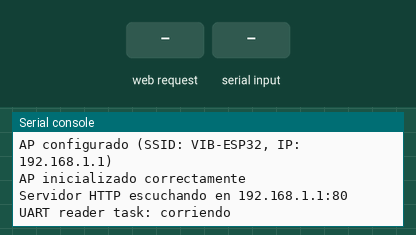
The program below on a simulated Raspberry Pi Pico running MicroPython. Parts: the last lines printed to the serial console. Inputs (shaded band) come from the test bench. The board's own WiFi access point starts at once; threads take turns every 2 ms; files that are not in the repository are absent.

Above: at 1.2 s.
1.3 s: HTTP request GET /? received
At 1.7 s:
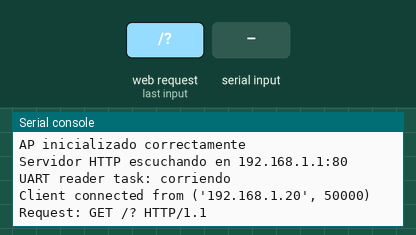
2.8 s: "VIB,\n" received over the second serial link
At 4.0 s:
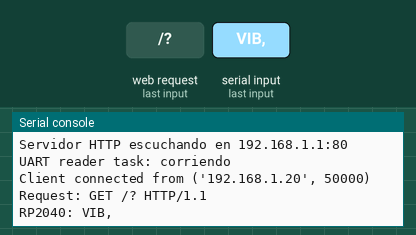
4.3 s: HTTP request GET /index.htm received
At 5.2 s:
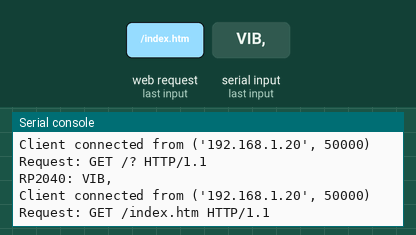
5.8 s: "5\n" received over the second serial link
At 6.4 s:
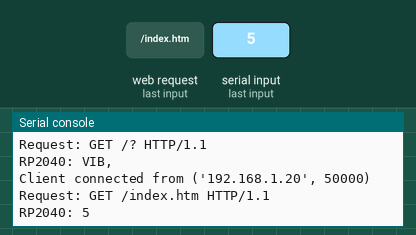
7.3 s: HTTP request GET / received
At 8.5 s:
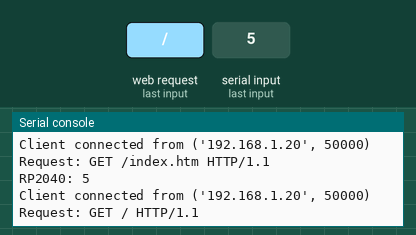
8.8 s: HTTP request GET /index.html received
At 9.9 s:
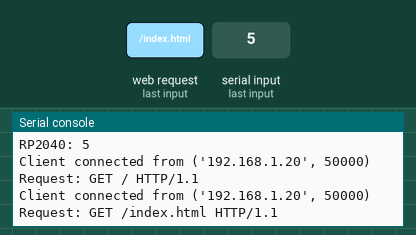

Measured:
- after the input at 1.3 s, the serial console: prints a new line at once (image 1)
- after the input at 2.8 s, the serial console: prints a new line at once (image 2)
- after the input at 4.3 s, the serial console: prints a new line at once (image 3)
- after the input at 5.8 s, the serial console: prints a new line at once (image 4)
- after the input at 7.3 s, the serial console: prints a new line at once (image 5)
- after the input at 8.8 s, the serial console: prints a new line at once (image 6)

The program:

main.py
```python
# ==============================================
# Analizador de vibraciones distribuido
# ESP32 (MicroPython)
#
# - Lee tramas "VIB,..." por UART desde RP2040
# - Envía comandos de velocidad al RP2040
# - Crea un AP Wi-Fi
# - Servidor HTTP
# ==============================================

import network
import usocket
import machine
import utime
import _thread
import ujson

# ##################################
# Configuración UART
# ##################################

# ID de UART y parámetros
UART_ID   = 2
UART_BAUD = 115200

# Pines TX/RX del ESP32 que van conectados al RP2040
UART_TX_PIN = 17
UART_RX_PIN = 16

# ##################################
# Variables globales
# ##################################

uart   = None         # Dispositivo UART hacia RP2040
ap     = None         # Punto de acceso WiFi
s_web  = None         # Socket del servidor web

lkUART = _thread.allocate_lock()  # Lock para proteger acceso a UART
lkVib  = _thread.allocate_lock()  # Lock para proteger estructura de mediciones

# Estructura con la última medición recibida desde el RP2040
ultima_vib = {
    "frec_pico":   0.0,
    "amp_pico":    0.0,
    "rms_bajo":    0.0,
    "rms_medio":   0.0,
    "rms_alto":    0.0,
    "t_fft_ms":    0.0, # tiempo de la FFT en ms
    "ts_ms":       0,   # tiempo en ms desde la última actualización
    "vel_motor":   0    # último valor de velocidad enviado al RP2040
}

# ##################################
# Configuración de UART
# ##################################

def setupUART():
    global uart

    tx = machine.Pin(UART_TX_PIN, machine.Pin.OUT)
    rx = machine.Pin(UART_RX_PIN, machine.Pin.IN)

    uart = machine.UART(
        UART_ID,
        baudrate = UART_BAUD,
        tx = UART_TX_PIN,
        rx = UART_RX_PIN,
        timeout = 100,      # Tiempo máximo (ms) que esperará lectura completa
        timeout_char = 10   # Tiempo máximo entre caracteres
    )
    print("UART ESP32 lista @", UART_BAUD)
# end def

# ##################################
# Configuración WiFi en modo AP
# ##################################

def setupWiFiAP():
    global ap
    ap = network.WLAN(network.AP_IF)
    ap.active(False)

    # SSID y contraseña del AP
    ap.config(
        ssid     = "VIB-ESP32",
        security = network.AUTH_WPA2_PSK,
        key      = "12345678",
    )

    ap.active(True)

    ap.ifconfig(('192.168.1.1', '255.255.255.0',
                 '192.168.1.1', '192.168.1.1'))

    # Nombre
    network.hostname('Motor')
    print("AP configurado (SSID: VIB-ESP32, IP: 192.168.1.1)")
# end def

# ##################################
# Configuración de sockets (servidor HTTP)
# ##################################

def setupSockets():
    global s_web

    # Esperar a que el AP esté activo
    while not ap.active():
        utime.sleep(0.25)
    print("AP inicializado correctamente")

    s_web = usocket.socket(usocket.AF_INET, usocket.SOCK_STREAM)
    ip = ap.ifconfig()[0]
    s_web.bind((ip, 80))
    s_web.listen(1)
    print(f"Servidor HTTP escuchando en {ip}:80")
# end def

# ##################################
# Envío de velocidad al RP2040
# ##################################

def enviar_velocidad_motor(vel):

    # Se envía un comando de velocidad al RP2040 en el formato

    try:
        vel_int = int(vel)
    except:
        return False

    if vel_int < 0:
        vel_int = 0
    if vel_int > 100:
        vel_int = 100

    linea = "VEL,{}\n".format(vel_int)

    # Región crítica UART
    with lkUART:
        try:
            uart.write(linea.encode("utf-8"))
        except:
            return False

    # Se guarda el último valor enviado
    with lkVib:
        ultima_vib["vel_motor"] = vel_int

    print("UART ESP32 =>", linea.strip())
    return True
# end def

# ##################################
# Tratamiento de líneas VIB de RP2040
# ##################################

def parse_vib_linea(s):
    """
    Esperamos líneas del tipo:
        VIB,frec_pico,amp_pico,rms_bajo,rms_medio,rms_alto,t_fft
    """
    if not s.startswith("VIB,"):
        return

    partes = s.split(",")
    if len(partes) != 7:
        return

    try:
        frec_pico  = float(partes[1])
        amp_pico   = float(partes[2])
        rms_bajo   = float(partes[3])
        rms_medio  = float(partes[4])
        rms_alto   = float(partes[5])
        t_fft_ms   = float(partes[6])
    except:
        return

    ts = utime.ticks_ms()

    with lkVib:
        ultima_vib["frec_pico"]  = frec_pico
        ultima_vib["amp_pico"]   = amp_pico
        ultima_vib["rms_bajo"]   = rms_bajo
        ultima_vib["rms_medio"]  = rms_medio
        ultima_vib["rms_alto"]   = rms_alto
        ultima_vib["t_fft_ms"]   = t_fft_ms
        ultima_vib["ts_ms"]      = ts
# end def


def uartReaderTask(arg):
    print("UART reader task: corriendo")
    while True:
        utime.sleep(0.001)

        # Región crítica UART para lectura
        with lkUART:
            linea = uart.readline()

        if not linea:
            continue

        try:
            s = linea.decode("utf-8").strip()
        except:
            continue

        if not s:
            continue

        print(f"RP2040: {s}")
        parse_vib_linea(s)
# end def

# ##################################
# Utilidades para parsear URI
# ##################################

def indexOf(s, c, offset=0):
    for i in range(offset, len(s)):
        if s[i] == c:
            return i
    return -1
# end def


def fetchUriParams(sreq):
    print(f"fetchUriParams over {sreq}")
    up = {}

    qmpos = indexOf(sreq, '?')
    if qmpos == -1:
        print("up:", up)
        return up

    parts = sreq[qmpos+1:].split('&')
    for p in parts:
        pparts = p.split('=', 2)
        key = pparts[0]
        value = pparts[1] if len(pparts) > 1 else None
        up[key] = value

    print("up:", up)
    return up
# end def

# ##################################
# Rutas auxiliares: /data y /vel
# ##################################

def serveData():
    with lkVib:
        data = dict(ultima_vib)

    body = ujson.dumps(data)
    payload = (
        "HTTP/1.1 200 OK\r\n"
        "Content-Type: application/json\r\n"
        "Cache-Control: no-cache\r\n\r\n"
        + body
    )
    return payload
# end def


def serveVel(sreq):
    up = fetchUriParams(sreq)

    if "vel" not in up or up["vel"] is None:
        return (
            "HTTP/1.1 400 Bad Request\r\n"
            "Content-Type: text/plain\r\n\r\n"
            "BAD REQUEST\n"
        )

    ok = enviar_velocidad_motor(up["vel"])

    if ok:
        return (
            "HTTP/1.1 200 OK\r\n"
            "Content-Type: text/plain\r\n\r\n"
            "OK\n"
        )
    else:
        return (
            "HTTP/1.1 500 Internal Server Error\r\n"
            "Content-Type: text/plain\r\n\r\n"
            "ERROR\n"
        )
# end def

# ##################################
# Generación de la página principal
# ##################################

def webpage():
    try:
        with open("index.html", "r") as f:
            body = f.read()
    except:
        return (
            "HTTP/1.1 404 Not Found\r\n"
            "Content-Type: text/plain\r\n\r\n"
            "Page not found\n"
        )

    with lkVib:
        data = dict(ultima_vib)

    body = body.replace("<!--frec_pico-->",  f"{data['frec_pico']:.2f}",  1)
    body = body.replace("<!--amp_pico-->",   f"{data['amp_pico']:.2f}",   1)
    body = body.replace("<!--rms_bajo-->",   f"{data['rms_bajo']:.2f}",   1)
    body = body.replace("<!--rms_medio-->",  f"{data['rms_medio']:.2f}",  1)
    body = body.replace("<!--rms_alto-->",   f"{data['rms_alto']:.2f}",   1)
    body = body.replace("<!--vel_motor-->",  str(data["vel_motor"]),      1)

    payload = (
        "HTTP/1.1 200 OK\r\n"
        "Content-Type: text/html\r\n\r\n"
        + body
    )
    return payload
# end def

# ##################################
# Servidor web
# ##################################

def serveWeb():

    # Acepta una conexión, y en base al request respondemos

    cnn, addr = s_web.accept()
    print(f"Client connected from {str(addr)}")

    request = cnn.recv(1024)
    if not request:
        cnn.close()
        return

    try:
        sreq = request.decode("utf-8")
    except:
        cnn.close()
        return

    # Mostramos solo la primera línea del request
    first_line_end = indexOf(sreq, '\n')
    if first_line_end == -1:
        first_line = sreq
    else:
        first_line = sreq[:first_line_end]
    print(f"Request: {first_line}")

    if not sreq.startswith("GET "):
        cnn.send("HTTP/1.1 400 Bad Request\r\n\r\nBad request\n")
        cnn.close()
        return

    end_path = indexOf(sreq, " ", 5)
    if end_path == -1:
        end_path = len(sreq)
    sreq_path = sreq[4:end_path]

    # Rutas
    if sreq_path.startswith("/?") or sreq_path.startswith("/index.htm"):
        payload = webpage()
    elif sreq_path == "/" or sreq_path.startswith("/index.html"):
        payload = webpage()
    elif sreq_path.startswith("/data"):
        payload = serveData()
    elif sreq_path.startswith("/vel"):
        payload = serveVel(sreq_path)
    else:
        payload = (
            "HTTP/1.1 404 Not Found\r\n"
            "Content-Type: text/plain\r\n\r\n"
            "Not found\n"
        )

    cnn.send(payload)
    cnn.close()
# end def

# ##################################
# Main
# ##################################

def main():
    setupUART()
    setupWiFiAP()
    setupSockets()

    # Declaramos el hilo para leer UART de forma concurrente (tramas VIB,...)
    _thread.start_new_thread(uartReaderTask, [None])

    # Ponemos el servidor HTTP en el hilo principal
    while True:
        serveWeb()
# end def

if __name__ == "__main__":
    try:
        main()
    except Exception as e:
        import sys
        print("--- Excepción en main() ---")
        sys.print_exception(e)
        print("---------------------------")
```
